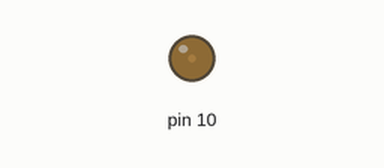
The sketch below on a simulated Arduino Uno, built with avr-gcc and run on an emulated ATmega328P. On the bench: output pins drawn as LEDs (lit = HIGH).

Above: at 0.05 s.
At 0.3 s:
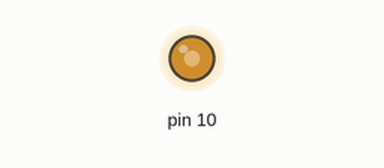
At 0.45 s:
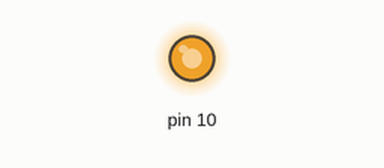
At 0.85 s:
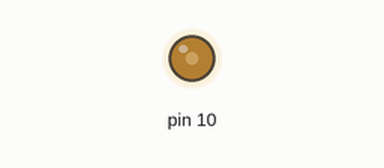
Timing chart, 0 to 3.0 s (numbered marks = the images above):
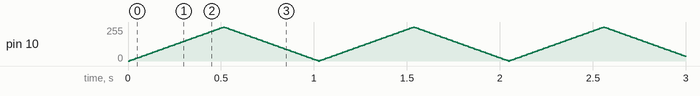

The sketch:

My_Fade.ino
```cpp
int brightness = 0;
int fadeAmount = 5;

void setup()
{
  pinMode(10, OUTPUT);
}

void loop()
{
  analogWrite(10, brightness);

  brightness = brightness + fadeAmount;

  if (brightness <= 0 || brightness >= 255)
  {
    fadeAmount = -fadeAmount;
  }
  delay(10);
}
```
